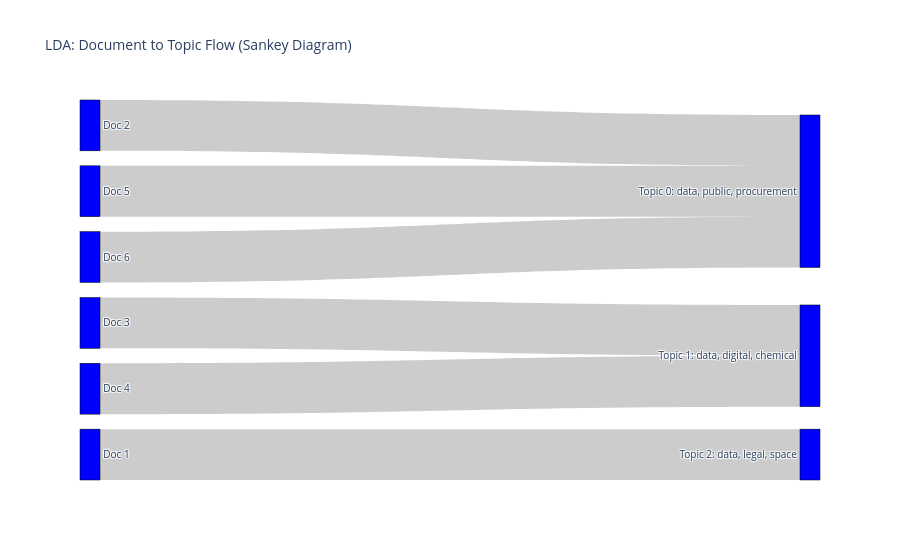

Notebook cell for this chart:
### Code cell
# --- LDA: Document-Topic Sankey Diagram ---
# 1. Prepare Data
source = [] # Indices for Documents
target = [] # Indices for Topics
value = []  # Strength of connection (probability)
label = []  # Labels for nodes

# Add Document Labels (Indices 0 to n_docs-1)
for i in range(len(docs)):
    label.append(f"Doc {i+1}")

# Add Topic Labels (Indices n_docs to n_docs+num_topics-1)
for old in order:
    # Get top 3 words to label the topic
    i = new_id[old]
    top_words = [w for w, _ in lda_best.show_topic(old, topn=3)]
    label.append(f"Topic {i}: {', '.join(top_words)}")

# Calculate Flows
for doc_idx in range(len(docs)):
    # Get topic distribution for the document
    doc_topics = lda_best.get_document_topics(corpus_lda[doc_idx], minimum_probability=0.05) # Threshold to reduce noise
    
    for topic_id, prob in doc_topics:
        source.append(doc_idx) # From Document Node
        target.append(len(docs) + new_id[topic_id]) # To Topic Node (offset index)
        value.append(prob)

# 2. Create Plot
fig = go.Figure(data=[go.Sankey(
    node = dict(
      pad = 15,
      thickness = 20,
      line = dict(color = "black", width = 0.5),
      label = label,
      color = "blue"
    ),
    link = dict(
      source = source,
      target = target,
      value = value
  ))])

fig.update_layout(title_text="LDA: Document to Topic Flow (Sankey Diagram)", font_size=10)
fig.show()

### Figure 1 — Plotly figure (JSON) as saved in the notebook; plotly's stock layout.template omitted (floating-point values rounded to 4 significant figures)
{"data": [{"link": {"source": [0, 1, 2, 3, 4, 5], "target": [8, 6, 7, 7, 6, 6], "value": [0.9984, 0.9977, 0.9974, 0.9985, 0.9977, 0.9977]}, "node": {"color": "blue", "label": ["Doc 1", "Doc 2", "Doc 3", "Doc 4", "Doc 5", "Doc 6", "Topic 0: data, public, procurement", "Topic 1: data, digital, chemical", "Topic 2: data, legal, space"], "line": {"color": "black", "width": 0.5}, "pad": 15, "thickness": 20}, "type": "sankey"}], "layout": {"font": {"size": 10}, "title": {"text": "LDA: Document to Topic Flow (Sankey Diagram)"}}}
